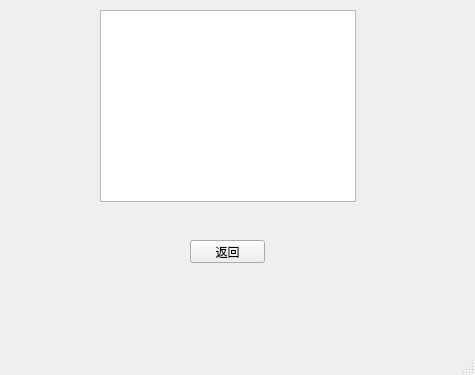
<?xml version="1.0" encoding="UTF-8"?>
<ui version="4.0">
 <class>Extendedwindow</class>
 <widget class="QMainWindow" name="Extendedwindow">
  <property name="geometry">
   <rect>
    <x>0</x>
    <y>0</y>
    <width>475</width>
    <height>375</height>
   </rect>
  </property>
  <property name="windowTitle">
   <string>MainWindow</string>
  </property>
  <widget class="QWidget" name="centralwidget">
   <widget class="QPushButton" name="pushButton">
    <property name="geometry">
     <rect>
      <x>190</x>
      <y>240</y>
      <width>75</width>
      <height>23</height>
     </rect>
    </property>
    <property name="text">
     <string>返回</string>
    </property>
   </widget>
   <widget class="QTextBrowser" name="textBrowser">
    <property name="geometry">
     <rect>
      <x>100</x>
      <y>10</y>
      <width>256</width>
      <height>192</height>
     </rect>
    </property>
   </widget>
  </widget>
  <widget class="QMenuBar" name="menubar">
   <property name="geometry">
    <rect>
     <x>0</x>
     <y>0</y>
     <width>475</width>
     <height>23</height>
    </rect>
   </property>
  </widget>
  <widget class="QStatusBar" name="statusbar"/>
 </widget>
 <resources/>
 <connections/>
</ui>
